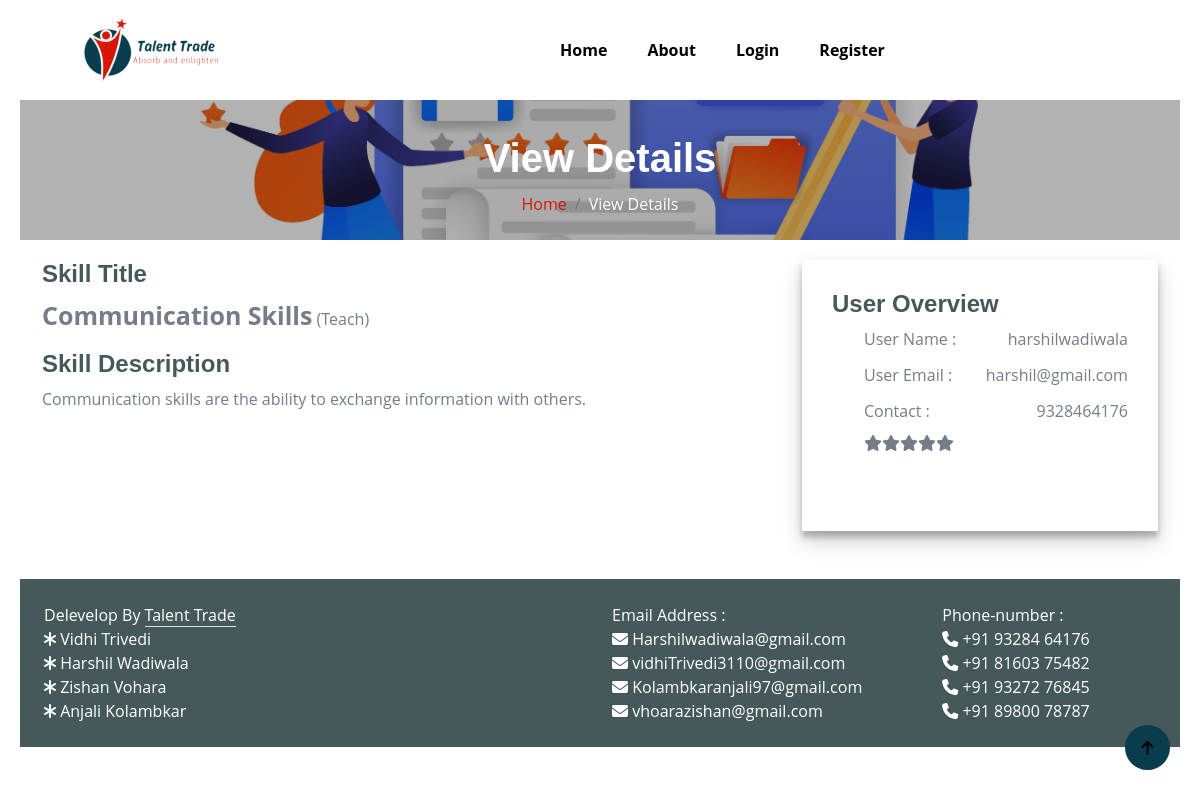
The page /view_details.php?skill_id=19&&user_id=6 on the database its author committed.
### tables this page shows
CREATE TABLE `tbl_skill_master` (
  `skill_id` int(11) NOT NULL,
  `skill_title` varchar(255) NOT NULL,
  `skill_type` varchar(20) NOT NULL,
  `skill_image` varchar(500) NOT NULL,
  `skill_desc` text DEFAULT NULL,
  `user_id` int(11) NOT NULL,
  `status` int(11) DEFAULT 0,
  `created_date` timestamp NOT NULL DEFAULT current_timestamp() ON UPDATE current_timestamp()
);

CREATE TABLE `tbl_user_registration` (
  `id` int(11) NOT NULL,
  `unique_id` int(11) NOT NULL,
  `username` varchar(255) NOT NULL,
  `useremail` varchar(255) NOT NULL,
  `password` varchar(255) NOT NULL,
  `conffirm_password` varchar(255) NOT NULL,
  `contact` varchar(20) DEFAULT NULL,
  `status` int(11) NOT NULL,
  `login_status` varchar(255) NOT NULL,
  `gender` varchar(10) DEFAULT NULL,
  `profile` varchar(500) NOT NULL,
  `created_date` timestamp NOT NULL DEFAULT current_timestamp()
);

### view_details.php (the view, shortened to what this page needs)
<!DOCTYPE html>
<html lang="en">
<head>
    <link rel="stylesheet" href="https://cdnjs.cloudflare.com/ajax/libs/font-awesome/6.5.1/css/all.min.css" />
    <link href="css/bootstrap.min.css" rel="stylesheet">
    <link href="css/style.css" rel="stylesheet">
</head>
<body>
    <?php
    include('header.php');
    include('connection.php');
    $skill_id = $_GET['skill_id'];
    $user_id = $_GET['user_id'];
    $query = "SELECT * FROM tbl_skill_master WHERE user_id = $user_id AND skill_id = $skill_id";
    $result = mysqli_query($conn, $query);
    $query1 = "SELECT * from tbl_user_registration where id = '$user_id' and status = 0";
    $result1 = mysqli_query($conn, $query1);
    function calculateAverageRating($conn, $user_id, $skill_id)
    {
        $query = "SELECT AVG(rating) AS average_rating FROM tbl_review WHERE user_id = '$user_id' AND skill_id = '$skill_id'";
        $result = mysqli_query($conn, $query);
        $row = mysqli_fetch_assoc($result);
        return $row['average_rating'];
    }
    function printStarRating($averageRating)
    {
        $roundedRating = round($averageRating * 2) / 2;
        $totalStars = 5;
        $filledStars = floor($roundedRating);
        $halfStars = ceil($roundedRating - $filledStars);
        $emptyStars = $totalStars - $filledStars - $halfStars;
        for ($i = 0; $i < $emptyStars; $i++) {
            echo '<span class="fa fa-star"></span>';
        }
    }
    $averageRating = calculateAverageRating($conn, $user_id, $skill_id);
    ?>
    <div class="container-fluid page-header py-5" style="background: linear-gradient(rgba(0, 0, 0, 0.3), rgba(0, 0, 0, 0.3)), url(img/reg.jpg);position: relative;background-position: center center;background-repeat: no-repeat;background-size: cover;">
        <h1 class="text-center text-white display-6">View Details</h1>
        <ol class="breadcrumb justify-content-center mb-0">
            <li class="breadcrumb-item"><a href="index.php">Home</a></li>
            <li class="breadcrumb-item active text-white">View Details</li>
        </ol>
    </div>
    <div class="job-post-company pt-120 pb-120" style="margin-top:20px;">
        <div class="container">
            <div class="row justify-content-between">
                <?php
                if ($result) {
                    $row = mysqli_fetch_assoc($result);
                ?>
                    <div class="col-xl-7 col-lg-8">
                        <div class="job-post-details">
                            <div class="post-details1 mb-50">
                                <div class="small-section-tittle">
                                    <h4>Skill Title</h4>
                                </div>
                                <p><b style="font-size:25px;"><?php echo $row['skill_title']; ?></b> (<?php echo $row['skill_type']; ?>)</p>
                            </div>
                            <div class="post-details1 mb-50">
                                <div class="small-section-tittle">
                                    <h4>Skill Description</h4>
                                </div>
                                <p style="text-align:justify"><?php echo $row['skill_desc']; ?></p>
                            </div>
                        </div>
                    </div>
                <?php
                } else {
                    echo "Error: " . mysqli_error($conn);
                }
                ?>
                <div class="col-xl-4 col-lg-4">
                    <div class="post-details3 mb-50">
                        <div class="small-section-tittle">
                            <h4>User Overview</h4>
                        </div>
                        <?php
                        if ($result1) {
                            $row1 = mysqli_fetch_assoc($result1);
                        ?>
                            <ul>
                                <li>User Name : <span><?php echo $row1['username']; ?></span></li>
                                <li>User Email : <span><?php echo $row1['useremail']; ?></span></li>
                                <li>Contact : <span><?php echo $row1['contact']; ?></span></li>
                                <li style="justify-content:start;">
                                    <?php
                                    printStarRating($averageRating);
                                    ?>
                                </li>
                            </ul>
                        <?php } ?>
                    </div>
                </div>
            </div>
        </div>
    </div>
    <br>
    <br>
    <a href="#" class="btn btn-primary border-3  rounded-circle back-to-top"><i class="fa fa-arrow-up"></i></a>
    <?php include('footer.php'); ?>
</body>
</html>

### css/style.css (style rules this page uses)
.back-to-top { position: fixed; right: 30px; bottom: 30px; display: flex; width: 45px; height: 45px; align-items: center; justify-content: center; transition: 0.5s; z-index: 99; }
.btn { font-weight: 600; transition: .5s; }
.page-header { position: relative; background-position: center center; background-repeat: no-repeat; background-size: cover; }
@media (min-width: 992px) { .hero-header, .page-header { margin-top: 100px !important; } }
.post-details3 { padding: 30px 30px 30px 30px; box-shadow: 0 10px 20px rgba(0,0,0,0.19), 0 6px 6px rgba(0,0,0,0.23); }
.post-details3 ul li { display: flex; justify-content: space-between; margin-bottom: 12px }
.post-details3 ul li:last-child { margin-bottom: 50px }

### view_details.php (style rules this page uses)
body { margin: 20px; }
h1 { font-size: 1.5em; margin: 10px; }

### rows shown on the page
tbl_skill_master: skill_title "Communication Skills", skill_type "Teach", skill_desc "Communication skills are the ability to exchange information with others."
tbl_user_registration: username "harshilwadiwala", useremail "harshil@gmail.com", contact "9328464176"
